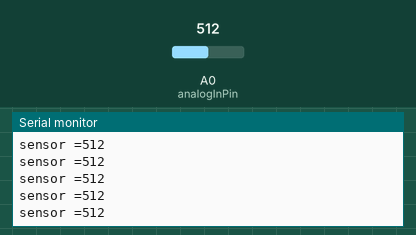
A sketch run on a simulated Arduino Uno, built with avr-gcc and run on an emulated ATmega328P. On the bench: the last lines printed to the serial monitor. The test bench sets the inputs (shaded band); at power-on: A0 (analogInPin) = 512.

Above: at 1.2 s.
1.3 s: A0 (analogInPin) set to 107
At 2.0 s:
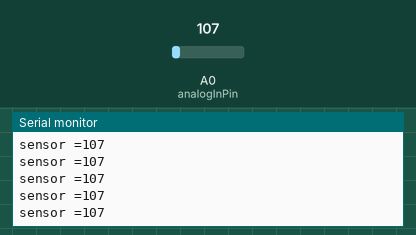
4.3 s: A0 (analogInPin) set to 94
At 5.3 s:
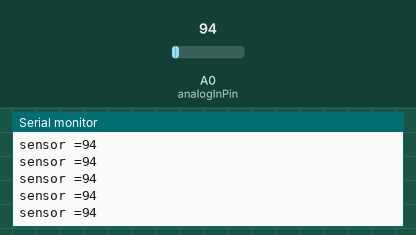
5.8 s: A0 (analogInPin) set to 11
At 6.7 s:
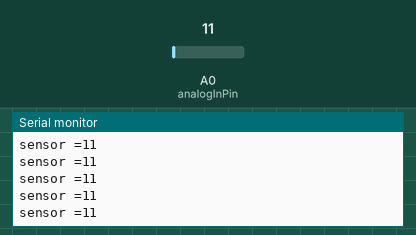
8.8 s: A0 (analogInPin) set to 8
At 9.4 s:
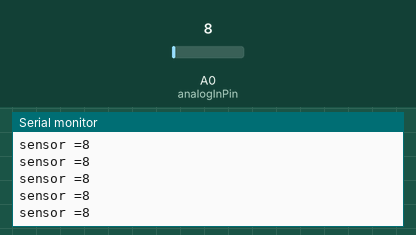
Timing chart, 0 to 11.3 s (numbered marks = the images above; inputs shaded):
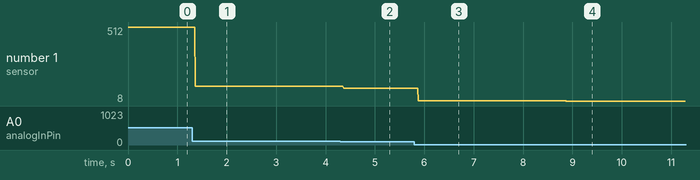

Measured:
- after the input at 1.3 s, the serial monitor: prints a new line after 0.07 s (image 1)
- after the input at 4.3 s, the serial monitor: prints a new line after 0.07 s (image 2)
- after the input at 5.8 s, the serial monitor: prints a new line after 0.08 s (image 3)
- after the input at 8.8 s, the serial monitor: prints a new line after 0.07 s (image 4)
- plotted number 1: 512 → 107 after the input at 1.3 s, 107 → 94 after the input at 4.3 s, 94 → 11 after the input at 5.8 s, 11 → 8 after the input at 8.8 s

The sketch:

sensor.ino
```cpp
const int analogInPin = A0;

int sensorValue = 0;

void setup()
{
	Serial.begin(9600);
}

void loop()
{
	sensorValue = analogRead(analogInPin);
	Serial.print("sensor =");
	Serial.println(sensorValue);

	delay (2);
}
```
